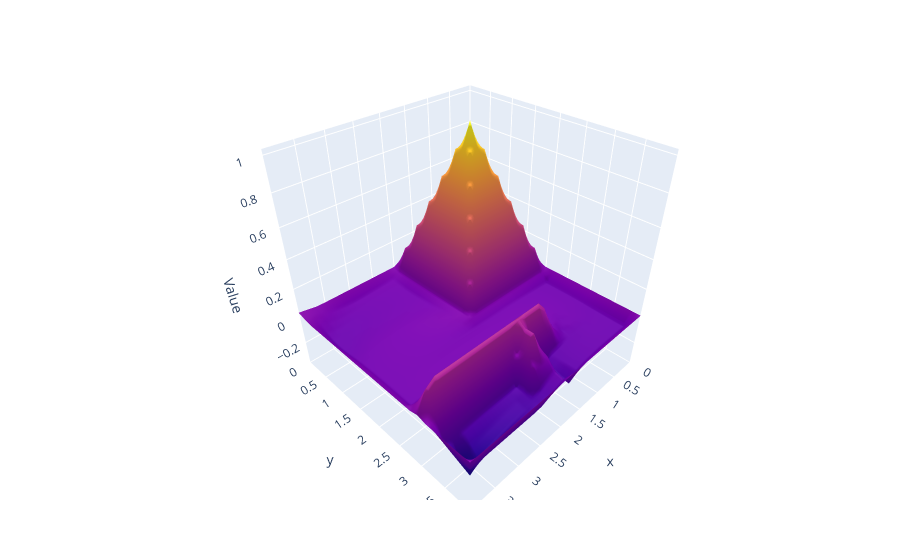

Source (notebook cell):
### Code cell
impl_short.plot(
    out2,
    method='surface',
    axes=('x', 'y'),
    transform_select=[('t',0.0)],
)

### Figure 1 — Plotly figure (JSON) as saved in the notebook; plotly's stock layout.template omitted (floating-point values rounded to 4 significant figures; data arrays with more than 128 entries replaced by an {"elided": "..."} marker saying what was removed)
{"data": [{"showscale": false, "type": "surface", "x": {"elided": "25x25 float values"}, "y": {"elided": "25x25 float values"}, "z": {"elided": "25x25 float values"}}], "layout": {"scene": {"aspectmode": "cube", "xaxis": {"range": [0, 4], "title": {"text": "x"}}, "yaxis": {"range": [0, 4], "title": {"text": "y"}}, "zaxis": {"title": {"text": "Value"}}}}}
